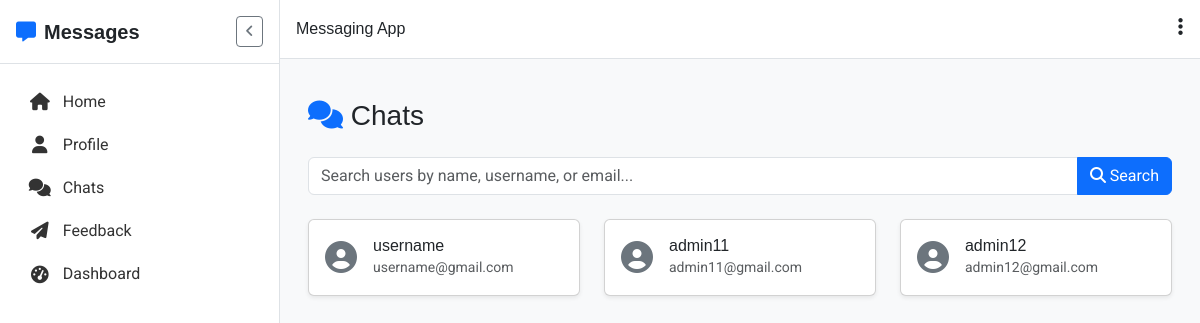
The app's page /messages/ (signed in) with its own data.
### myapp/models.py (models this page shows, shortened)
class CustomUser(AbstractUser):
    name = models.CharField(max_length=100)
    email = models.EmailField(unique=True)
    contact = models.CharField(max_length=15, blank=True)
    age = models.PositiveIntegerField(null=True, blank=True)
    gender = models.CharField(max_length=10, choices=[('male','Male'),('female','Female'),('other','Other')], blank=True)
    kem_pk = models.TextField(blank=True, null=True)
    kem_sk = models.TextField(blank=True, null=True)
    sign_pk = models.TextField(blank=True, null=True)
    sign_sk = models.TextField(blank=True, null=True)
    USERNAME_FIELD = 'email'
    REQUIRED_FIELDS = ['username', 'name']

### myapp/views.py (the view, shortened to what this page needs)
# urls.py: path('messages/', user_list_view, name='user_list'),
@login_required
def user_list_view(request):
    query = request.GET.get('q', '')
    User = get_user_model()
    users = User.objects.exclude(id=request.user.id)
    unread_exists = Message.objects.filter(
        sender=OuterRef('pk'),
        receiver=request.user,
        is_read=False
    )
    users = users.annotate(has_unread=Exists(unread_exists))
    return render(request, 'users/user_list.html', {
        'users': users,
        'query': query,
    })

### templates/users/user_list.html (shortened to what this page needs)
{% extends 'base.html' %}
{% block content %}
<link rel="stylesheet" href="https://cdnjs.cloudflare.com/ajax/libs/font-awesome/6.5.0/css/all.min.css">
<div class="container my-4">
    <h3 class="mb-4">
        <i class="fa-solid fa-comments text-primary"></i> Chats
    </h3>
    <form method="get" class="mb-4">
        <div class="input-group">
            <input type="text" name="q" value="{{ query }}" class="form-control" placeholder="Search users by name, username, or email...">
            <button type="submit" class="btn btn-primary">
                <i class="fa-solid fa-magnifying-glass"></i> Search
            </button>
        </div>
    </form>
    <div class="row">
        {% for u in users %}
            <div class="col-md-4">
                <div class="card shadow-sm mb-3 hover-shadow position-relative" style="cursor:pointer;">
                    <div class="card-body d-flex align-items-center justify-content-between">
                        <div class="d-flex align-items-center">
                            <i class="fa-solid fa-user-circle fa-2x text-secondary me-3"></i>
                            <div>
                                <h6 class="mb-0">{{ u.get_full_name|default:u.username }}</h6>
                                <small class="text-muted">{{ u.email }}</small>
                            </div>
                        </div>
                    </div>
                </div>
            </div>
        {% empty %}
            <div class="col-12">
                <div class="alert alert-warning">
                    <i class="fa-solid fa-triangle-exclamation"></i> No users found.
                </div>
            </div>
        {% endfor %}
    </div>
</div>
{% endblock %}

### records on screen
CustomUser: get_full_name "username", email "username@gmail.com"
CustomUser: get_full_name "admin11", email "admin11@gmail.com"
CustomUser: get_full_name "admin12", email "admin12@gmail.com"
